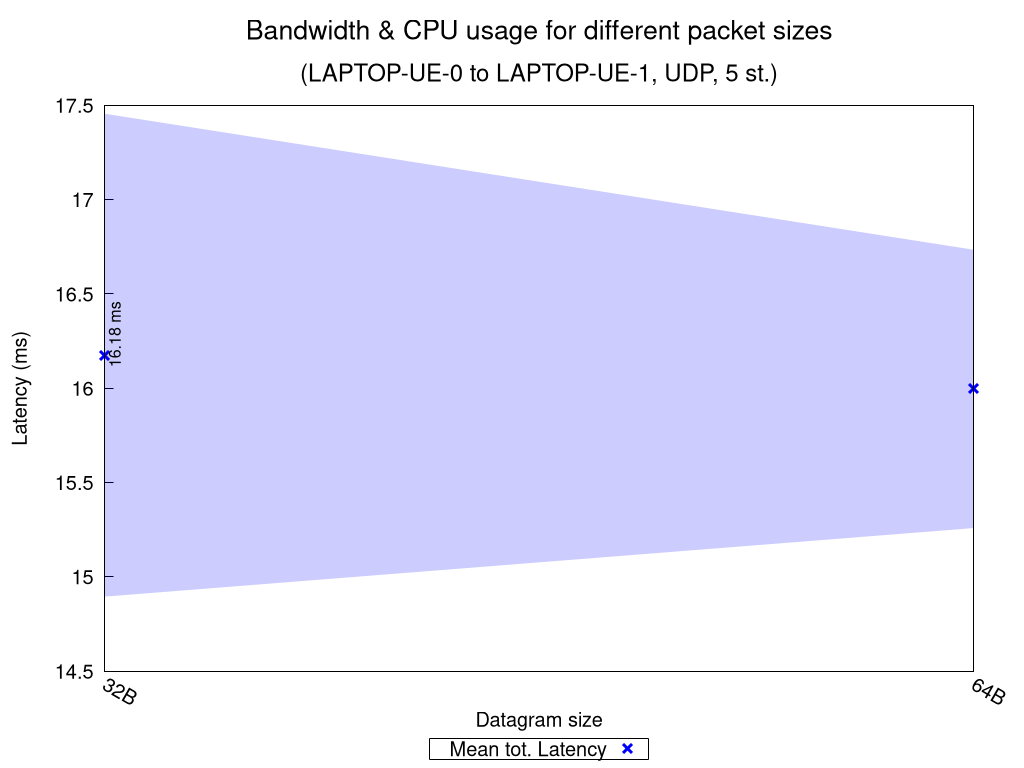

gnuplot code for this plot:
set terminal pngcairo nocrop enhanced size 1024,768 font "Verdana,15"
set output "UDP_5_st_2020_10_09_17-57-21_two2one_summary.png"

set title "{/=20 Bandwidth \\& CPU usage for different packet sizes}\n\n{/=18 (LAPTOP-UE-0 to LAPTOP-UE-1, UDP, 5 st.)}"

set xlabel "Datagram size"
set ylabel "Latency (ms)"
set ytics nomirror
set key bmargin center horizontal box samplen 1 width -1
set bmargin 4.6
set rmargin 4.5
set xtics rotate by -30
printxsizes(x) = x < 1024.0 ? sprintf("%.0fB", x) : (x < 1048576.0 ? sprintf("%.0fKB", x/1024.0) : sprintf("%.0fMB", x/1048576.0))

rf = 1.0  # rate factor
stats "UDP_5_st_2020_10_09_17-57-21_two2one_iperf_summary.dat" using ($1 >= 0 ? $3 : 1/0) nooutput
set logscale x 2
set style fill transparent solid 0.2 noborder
set autoscale xfix
plot "UDP_5_st_2020_10_09_17-57-21_two2one_iperf_summary.dat" using ($1 >= 0 ? $2 : 1/0):($3/rf-$4/rf):($3/rf+$4/rf) with filledcurves lc rgb "blue" notitle, \
     "" using 2:($1 >= 0 ? $3/rf : 1/0):xtic(printxsizes($2)) with points pt 2 ps 1.5 lw 3 lc rgb "blue" title "Mean tot. Latency", \
     "" using 2:($1 >= 0 ? $3/rf : 1/0):(sprintf("%.2f ms", $3/rf)) with labels offset 0.9,1.0 rotate by 90 font ",12" notitle, \
     "" using ($1 < 0 ? $2 : 1/0):(STATS_min/rf):(sprintf("Net test failed!")) with labels offset 0.9,2.5 rotate by 90 tc rgb "red" font ",12" notitle, \
